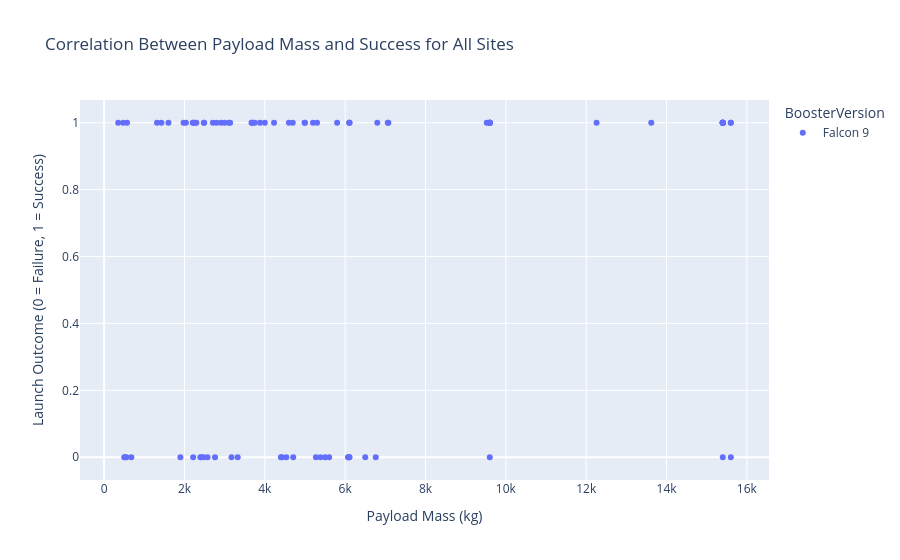

Here is the notebook cell this chart was saved with:
### Code cell
import plotly.express as px

# Create a scatter plot of PayloadMass vs. Class (Outcome), colored by Booster Version
fig = px.scatter(
    df, 
    x='PayloadMass', 
    y='Class', 
    color='BoosterVersion',
    title='Correlation Between Payload Mass and Success for All Sites',
    labels={'PayloadMass': 'Payload Mass (kg)', 'Class': 'Launch Outcome (0 = Failure, 1 = Success)'}
)
fig.show()

### Figure 1 — Plotly figure (JSON) as saved in the notebook; plotly's stock layout.template omitted (floating-point values rounded to 4 significant figures)
{"data": [{"hovertemplate": "BoosterVersion=Falcon 9<br>Payload Mass (kg)=%{x}<br>Launch Outcome (0 = Failure, 1 = Success)=%{y}<extra></extra>", "legendgroup": "Falcon 9", "marker": {"color": "#636efa", "symbol": "circle"}, "mode": "markers", "name": "Falcon 9", "orientation": "v", "showlegend": true, "type": "scatter", "x": [6105.0, 525.0, 677.0, 500.0, 3170.0, 3325.0, 2296.0, 1316.0, 4535.0, 4428.0, 2216.0, 2395.0, 570.0, 1898.0, 4707.0, 2477.0, 2034.0, 553.0, 5271.0, 3136.0, 4696.0, 3100.0, 2257.0, 4600.0, 5500.0, 9600.0, 2490.0, 5600.0, 5300.0, 6105.0, 6070.0, 2708.0, 3669.0, 9600.0, 6761.0, 2910.0, 475.0, 4990.0, 9600.0, 5200.0, 3700.0, 2205.0, 9600.0, 6105.0, 4230.0, 6092.0, 9600.0, 2760.0, 350.0, 3750.0, 5384.0, 2410.0, 7076.0, 9600.0, 5800.0, 7060.0, 2800.0, 3000.0, 4000.0, 2573.0, 4400.0, 9600.0, 12260.0, 2482.0, 13620.0, 1425.0, 2228.0, 6500.0, 15600.0, 5000.0, 6800.0, 15400.0, 6105.0, 15600.0, 15400.0, 1977.0, 15600.0, 15400.0, 9525.0, 15400.0, 15400.0, 3880.0, 6105.0, 15400.0, 1600.0, 15400.0, 15400.0, 15400.0, 15400.0, 3681.0], "xaxis": "x", "y": [0, 0, 0, 0, 0, 0, 1, 1, 0, 0, 0, 0, 1, 0, 0, 0, 1, 0, 0, 1, 1, 1, 1, 1, 0, 1, 1, 0, 1, 1, 0, 1, 1, 1, 0, 1, 1, 1, 1, 1, 1, 1, 1, 1, 1, 0, 0, 0, 1, 1, 0, 0, 1, 1, 1, 1, 1, 1, 1, 0, 0, 1, 1, 1, 1, 1, 1, 0, 1, 1, 1, 1, 0, 1, 0, 1, 0, 1, 1, 1, 1, 1, 1, 1, 1, 1, 1, 1, 1, 1], "yaxis": "y"}], "layout": {"legend": {"title": {"text": "BoosterVersion"}, "tracegroupgap": 0}, "title": {"text": "Correlation Between Payload Mass and Success for All Sites"}, "xaxis": {"anchor": "y", "domain": [0, 1], "title": {"text": "Payload Mass (kg)"}}, "yaxis": {"anchor": "x", "domain": [0, 1], "title": {"text": "Launch Outcome (0 = Failure, 1 = Success)"}}}}
